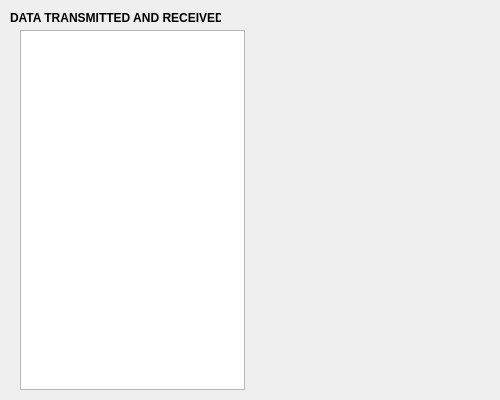
<?xml version="1.0" encoding="UTF-8"?>
<ui version="4.0">
 <class>Debug</class>
 <widget class="QDialog" name="Debug">
  <property name="geometry">
   <rect>
    <x>0</x>
    <y>0</y>
    <width>500</width>
    <height>400</height>
   </rect>
  </property>
  <property name="minimumSize">
   <size>
    <width>500</width>
    <height>400</height>
   </size>
  </property>
  <property name="windowTitle">
   <string>PROTOCOL DATA</string>
  </property>
  <property name="windowIcon">
   <iconset>
    <normaloff>../../../../Imágenes/Icons/bug-report.jpg</normaloff>../../../../Imágenes/Icons/bug-report.jpg</iconset>
  </property>
  <widget class="QTextBrowser" name="textBrowserUnProcessed">
   <property name="geometry">
    <rect>
     <x>20</x>
     <y>30</y>
     <width>225</width>
     <height>360</height>
    </rect>
   </property>
  </widget>
  <widget class="QLabel" name="label_data">
   <property name="geometry">
    <rect>
     <x>10</x>
     <y>10</y>
     <width>211</width>
     <height>16</height>
    </rect>
   </property>
   <property name="font">
    <font>
     <bold>true</bold>
    </font>
   </property>
   <property name="text">
    <string>DATA TRANSMITTED AND RECEIVED</string>
   </property>
  </widget>
 </widget>
 <resources/>
 <connections/>
</ui>
